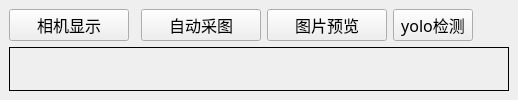
     <widget class="QStackedWidget" name="stackedWidget">
      <widget class="QWidget" name="page">
       <layout class="QGridLayout" name="gridLayout_5">
        <item row="0" column="2">
         <widget class="QPushButton" name="aotoPicture">
          <property name="minimumSize">
           <size>
            <width>120</width>
            <height>0</height>
           </size>
          </property>
          <property name="font">
           <font>
            <family>宋体</family>
            <pointsize>12</pointsize>
           </font>
          </property>
          <property name="text">
           <string>自动采图</string>
          </property>
         </widget>
        </item>
        <item row="0" column="3">
         <widget class="QPushButton" name="advancePreview">
          <property name="minimumSize">
           <size>
            <width>120</width>
            <height>0</height>
           </size>
          </property>
          <property name="maximumSize">
           <size>
            <width>120</width>
            <height>16777215</height>
           </size>
          </property>
          <property name="font">
           <font>
            <family>宋体</family>
            <pointsize>12</pointsize>
           </font>
          </property>
          <property name="text">
           <string>图片预览</string>
          </property>
         </widget>
        </item>
        <item row="0" column="0">
         <widget class="QPushButton" name="showCamera">
          <property name="minimumSize">
           <size>
            <width>120</width>
            <height>0</height>
           </size>
          </property>
          <property name="maximumSize">
           <size>
            <width>120</width>
            <height>16777215</height>
           </size>
          </property>
          <property name="font">
           <font>
            <family>宋体</family>
            <pointsize>12</pointsize>
           </font>
          </property>
          <property name="text">
           <string>相机显示</string>
          </property>
         </widget>
        </item>
        <item row="0" column="5">
         <spacer name="horizontalSpacer">
          <property name="orientation">
           <enum>Qt::Horizontal</enum>
          </property>
          <property name="sizeHint" stdset="0">
           <size>
            <width>30</width>
            <height>20</height>
           </size>
          </property>
         </spacer>
        </item>
        <item row="3" column="0" colspan="6">
         <widget class="QLabel" name="showimage">
          <property name="focusPolicy">
           <enum>Qt::StrongFocus</enum>
          </property>
          <property name="frameShape">
           <enum>QFrame::Box</enum>
          </property>
          <property name="text">
           <string/>
          </property>
         </widget>
        </item>
        <item row="0" column="4">
         <widget class="QPushButton" name="yolov5Btn">
          <property name="font">
           <font>
            <family>宋体</family>
            <pointsize>12</pointsize>
           </font>
          </property>
          <property name="text">
           <string>yolo检测</string>
          </property>
         </widget>
        </item>
       </layout>
      </widget>
      <widget class="QWidget" name="page_2"/>
     </widget>
